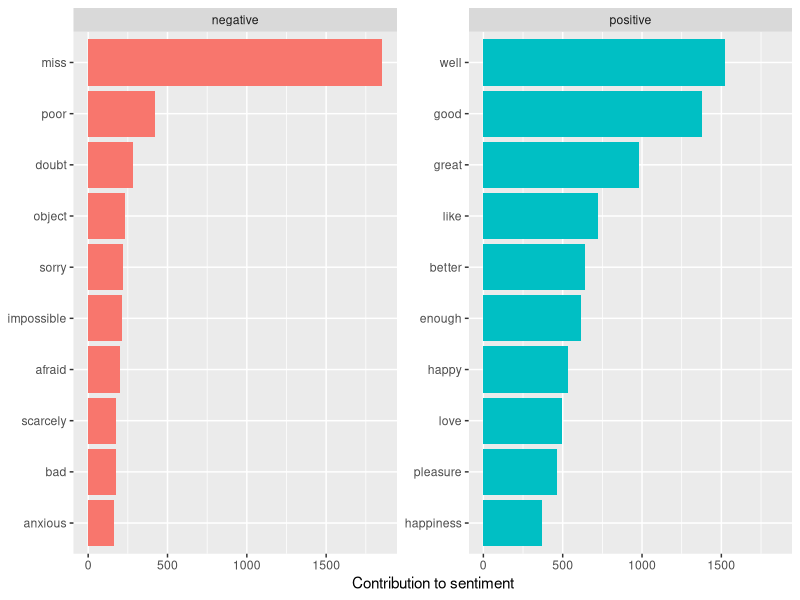
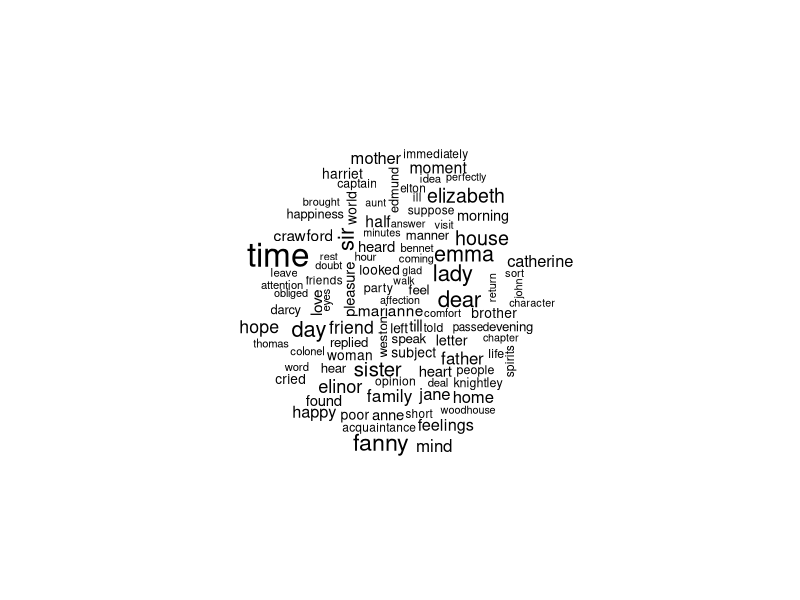
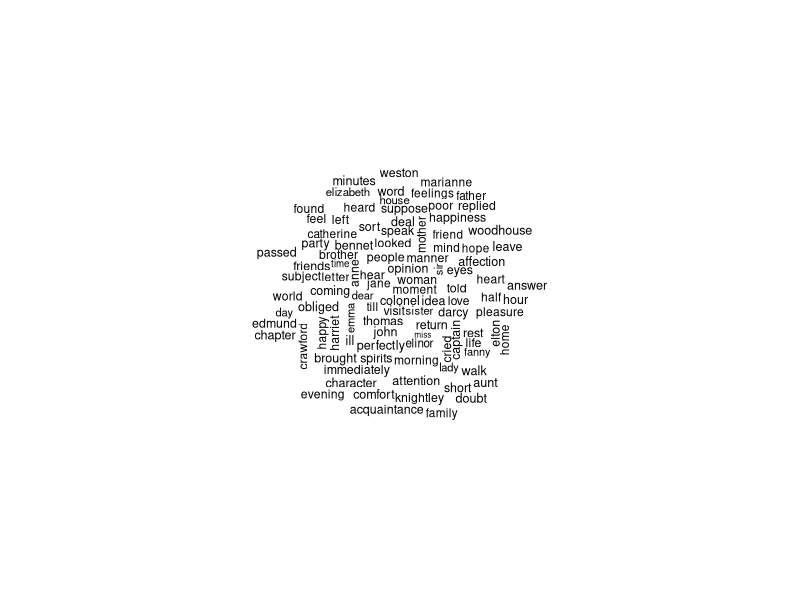
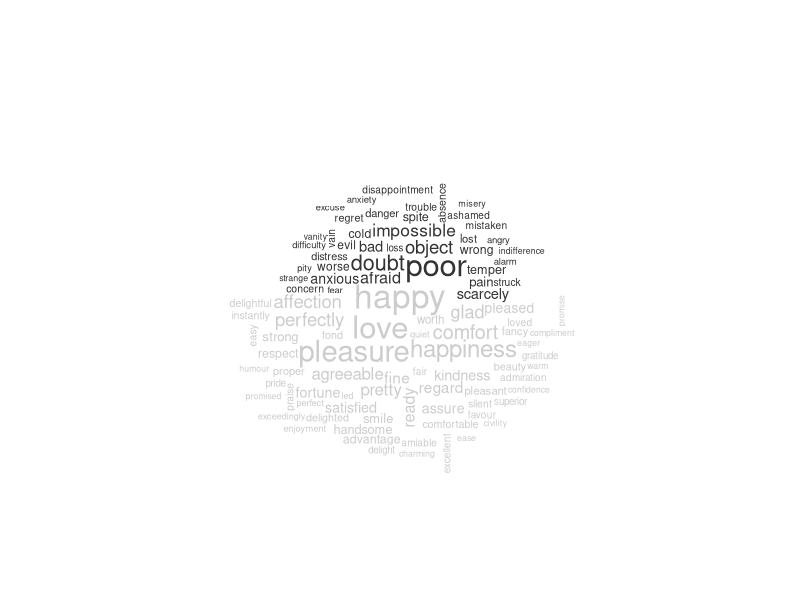
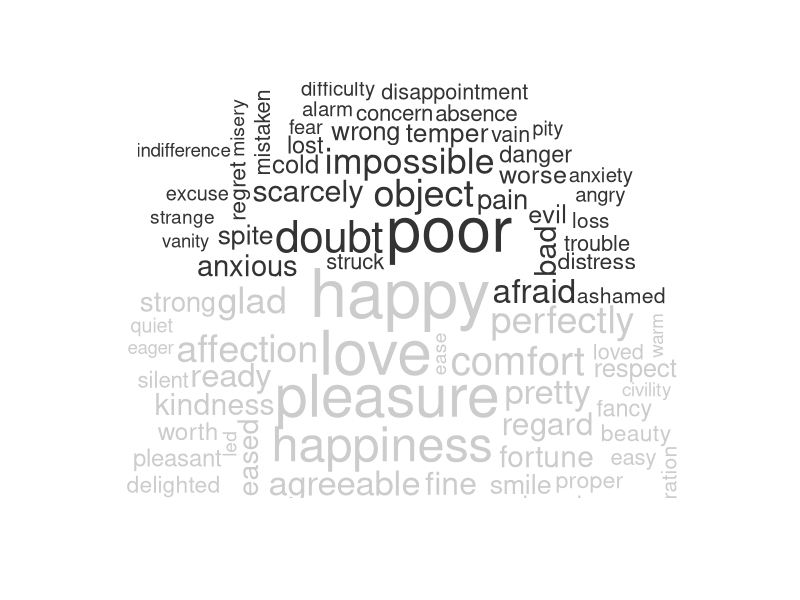

The R script that drew these images, in order:
## ---- chunk 1
knitr::opts_chunk$set(echo = TRUE)
## ---- chunk 2
library(tidytext)
library(tidyverse)
library(janeaustenr)
library(stringr)
## ---- chunk 3
tidy_books <- austen_books() %>%
  group_by(book) %>%
  mutate(
    linenumber = row_number(),
    chapter = cumsum(str_detect(text, 
                                regex("^chapter [\\divxlc]", 
                                      ignore_case = TRUE)))) %>%
  ungroup() %>%               #group으로 묶인 데이터 그룹 해제
  unnest_tokens(word, text)

tidy_books
## ---- chunk 4
bing_word_counts <- tidy_books %>%
  inner_join(get_sentiments("bing")) %>%
                     #bing이라는 감성사전을 사용해서 join
  count(word, sentiment, sort = TRUE) %>%
  ungroup()

bing_word_counts
## ---- chunk 5

?top_n

bing_word_counts %>%
  group_by(sentiment) %>%    #sentiment별로(p/n)
  top_n(10) %>%              #n이 10이라는 것(10개만 추출)
  ungroup() %>%
  mutate(word = reorder(word, n)) %>%   #word를 n에 따라 정렬
  ggplot(aes(n, word, fill = sentiment)) +
             #x=n, y=word   word별로 count가 몇개인지 시각화 
  geom_col(show.legend = FALSE) +        #geom_col: 막대그래프
  facet_wrap(~sentiment, scales = "free_y") +
  labs(x = "Contribution to sentiment",
       y = NULL)
## ---- chunk 6
stop_words

custom_stop_words <- bind_rows(tibble(word = c("miss"),  
                                      lexicon = c("custom")), 
                               stop_words)

custom_stop_words
## ---- chunk 7
#install.packages("wordcloud")
library(wordcloud)

#anti_join을 사용하여 custom_stop_words 제거 후 wordcloud
tidy_books %>%
  anti_join(custom_stop_words) %>%  
  count(word) %>%
  with(wordcloud(word, n, max.words = 100,scale=c(2,0.3)))

### 코드 분할
?wordcloud

tmp <- tidy_books %>%
  anti_join(stop_words) %>%
  count(word)

wordcloud(tmp$word,tmp$n,max.words = 100,scale=c(0.5,0.8))
## ---- chunk 8
library(reshape2)

tidy_books %>%
  anti_join(custom_stop_words) %>% 
  inner_join(get_sentiments("bing")) %>%
  count(word, sentiment, sort = TRUE) %>%
  acast(word ~ sentiment, value.var = "n", fill = 0) %>%
  comparison.cloud(colors = c("gray20", "gray80"),max.words = 100, scale=c(2,.2))

### 코드 분할
#단어에 따른 긍/부정 수
tmp <- tidy_books %>%
  anti_join(custom_stop_words) %>% 
  inner_join(get_sentiments("bing")) %>%
  count(word, sentiment, sort = TRUE) 
tmp

#단어별 negative, positive 수를 table로 보여줌
tmp2 <- tmp %>% 
  acast(word ~ sentiment, value.var = "n", fill = 0)
tmp2
                 #acast = pivot_wider : 넓게 펴주는 것


tmp2 %>% 
  comparison.cloud(colors = c("gray20", "gray80"),max.words = 100)             #comparison.cloud: 색깔 다르게 표현
## ---- chunk 9
bingnegative <- get_sentiments("bing") %>% 
  filter(sentiment == "negative")

wordcounts <- tidy_books %>%
  group_by(book, chapter) %>%
  summarize(words = n())

tidy_books %>%
  semi_join(bingnegative) %>%
  group_by(book, chapter) %>%
  summarize(negativewords = n()) %>%
  left_join(wordcounts, by = c("book", "chapter")) %>%
  mutate(ratio = negativewords/words) %>%
  filter(chapter != 0) %>%
  top_n(n=1, wt=ratio) %>%
  ungroup()

### 코드 분할

# bingnegative을 join 시킴 
# `semi_join()` return all rows from x with a match in y.
a1 <- tidy_books %>%
  semi_join(bingnegative)

a1

# book, chapter 별로 그룹을 지어서 전체 negative word 숫자 카운트
a2 <- a1 %>%
  group_by(book, chapter) %>%
  summarize(negativewords = n())

a2

# wordcount 데이터프레임을 join 시킴
a3 <- a2 %>%
  left_join(wordcounts, by = c("book", "chapter"))

a3

# ratio 컬럼 생성 후, Chapter 0 제거
a4 <- a3  %>%
  mutate(ratio = negativewords/words) %>%
  filter(chapter != 0) 

a4

# 
a5 <- a4 %>%
  top_n(n=1, wt=ratio) %>%
  ungroup()

a5
